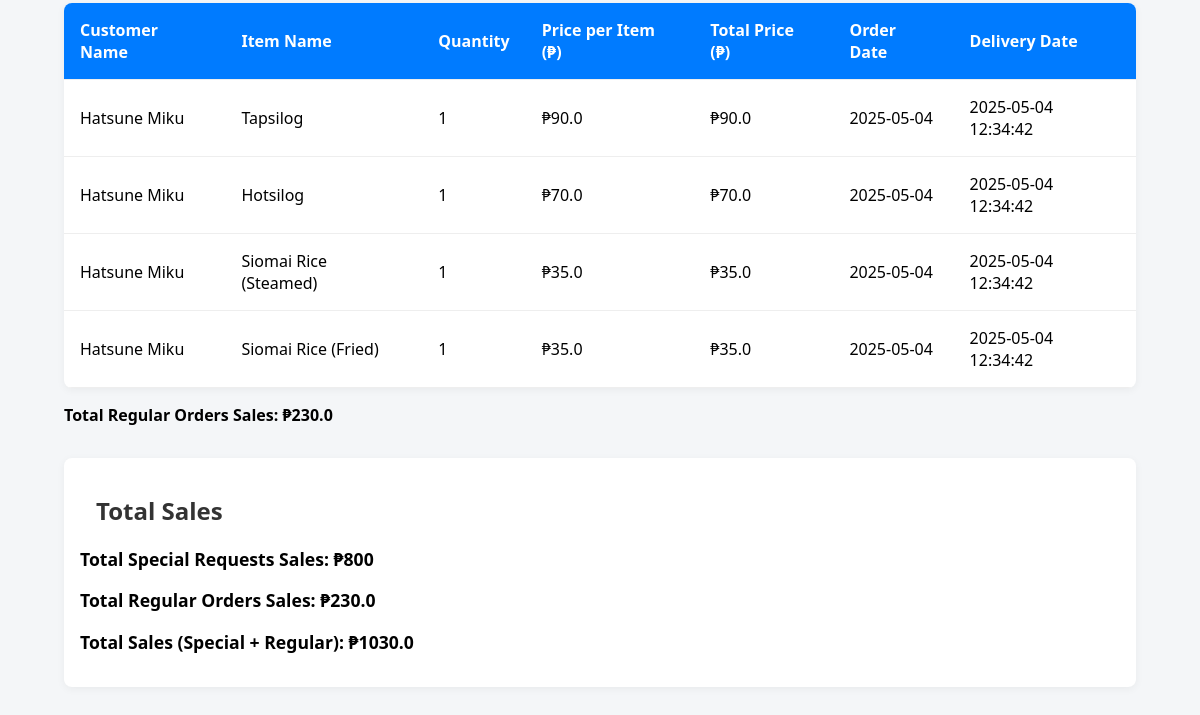
Before: /sales_summary (signed in, lower part) with the older database file.
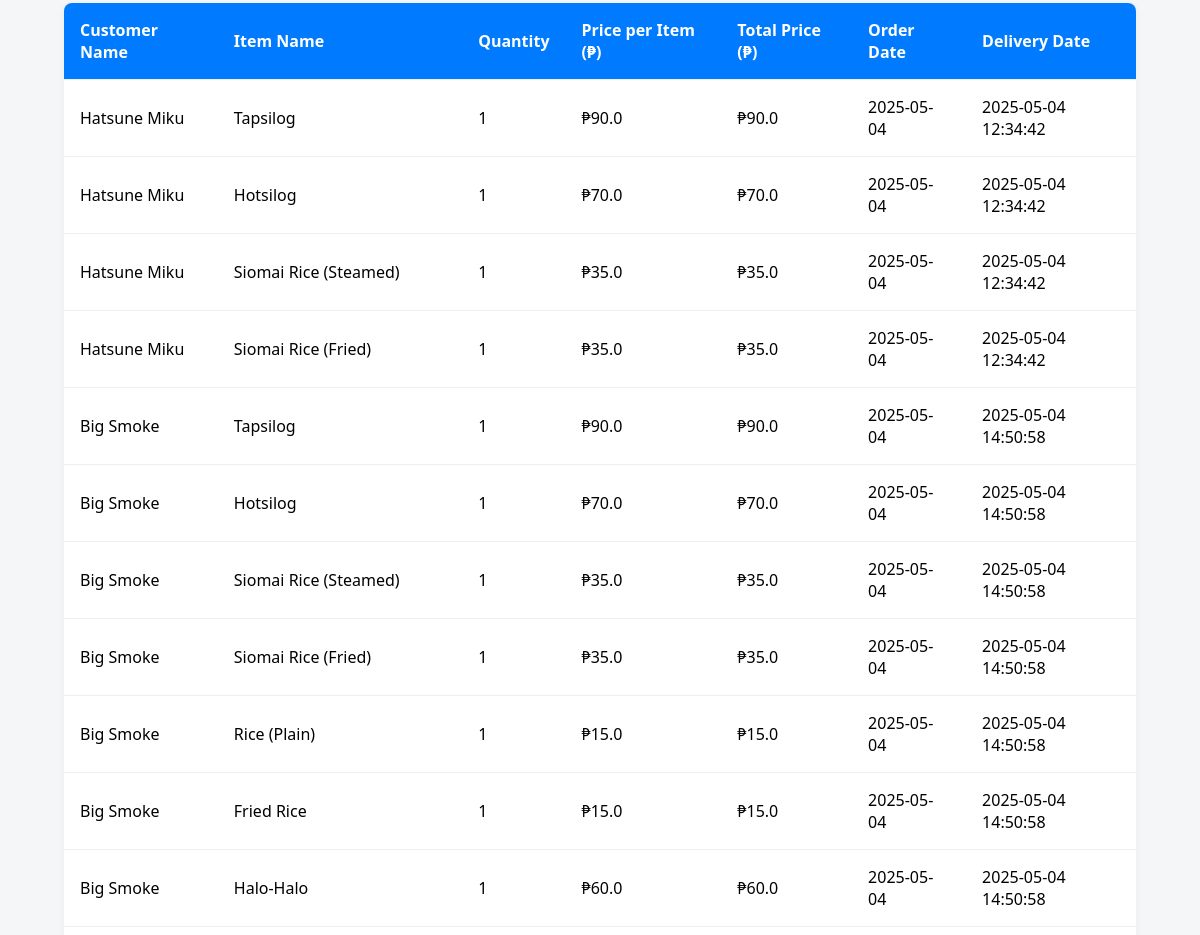
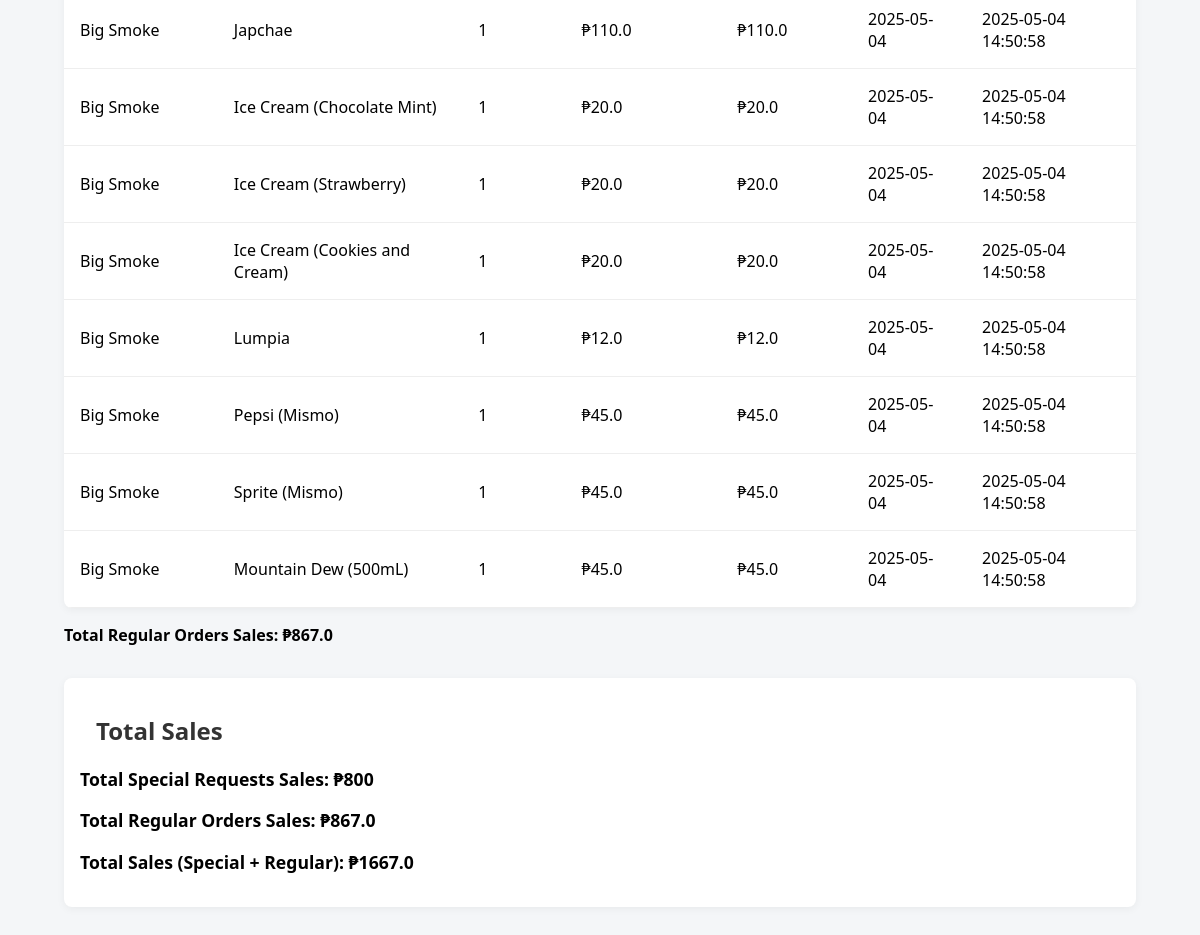
After: the same page with the newer database file (2 pictures, top to bottom).
### tables this page shows
CREATE TABLE Order_Items (
    OrderItem_ID INTEGER PRIMARY KEY AUTOINCREMENT,
    Order_ID INTEGER,
    Item_ID INTEGER,
    Quantity INTEGER NOT NULL,
    FOREIGN KEY (Order_ID) REFERENCES Orders(Order_ID),
    FOREIGN KEY (Item_ID) REFERENCES Menu_Items(Item_ID)
);

CREATE TABLE Customers (
    Customer_ID INTEGER PRIMARY KEY AUTOINCREMENT,
    Name TEXT NOT NULL,
    Address TEXT NOT NULL,
    Phone TEXT NOT NULL,
    FOREIGN KEY (Phone) REFERENCES Users(Contact)
);

CREATE TABLE Menu_Items (
    Item_ID INTEGER PRIMARY KEY AUTOINCREMENT,
    Item_Name TEXT NOT NULL,
    Category TEXT NOT NULL,
    Price REAL NOT NULL,
    FOREIGN KEY (Category) REFERENCES Categories(Category_Name)
);

CREATE TABLE Orders (
    Order_ID INTEGER PRIMARY KEY AUTOINCREMENT,
    Customer_ID INTEGER,
    Order_Type TEXT CHECK(Order_Type IN ('Walk-in', 'Delivery')) NOT NULL,
    Date DATE NOT NULL,
    Time_Ordered TIME NOT NULL,
    Requested_Delivery_Time TIME,
    Time_Delivered TIME,
    Delivered BOOLEAN NOT NULL,
    FOREIGN KEY (Customer_ID) REFERENCES Customers(Customer_ID)
);

### app.py (the view)
@app.route('/sales_summary', methods=['GET', 'POST'])
def sales_summary():
    if session.get('role') != 'admin':
        return redirect(url_for('home'))
    conn = get_db_connection()
    customer_names = conn.execute("""
        SELECT DISTINCT c.Name
        FROM Special_Requests sr
        JOIN Customers c ON sr.Customer_ID = c.Customer_ID
    """).fetchall()
    menu_items = conn.execute("""
        SELECT Item_Name
        FROM Menu_Items
    """).fetchall()
    start_date = request.args.get('start_date')
    end_date = request.args.get('end_date')
    customer_name_filter = request.args.get('customer_name')
    special_request_query = """
        SELECT sr.Request_Item AS request_item,
               sr.Price AS price,
               sr.Time_Delivered AS time_delivered,
               c.Name AS customer_name
        FROM Special_Requests sr
        JOIN Customers c ON sr.Customer_ID = c.Customer_ID
        WHERE sr.Time_Delivered IS NOT NULL
    """
    if start_date:
        special_request_query += f" AND sr.Time_Delivered >= '{start_date}'"
    if end_date:
        special_request_query += f" AND sr.Time_Delivered <= '{end_date}'"
    if customer_name_filter:
        special_request_query += f" AND c.Name = '{customer_name_filter}'"
    delivered_requests = conn.execute(special_request_query).fetchall()
    total_special_sales = sum(req['price'] for req in delivered_requests)
    item_filter = request.args.get('item_filter')
    regular_orders_query = """
        SELECT mi.Item_Name AS item_name,
               mi.Price AS item_price,
               oi.Quantity AS quantity,
               (oi.Quantity * mi.Price) AS total_price,
               o.Date AS order_date,
               o.Time_Ordered AS time_ordered,
               o.Time_Delivered AS time_delivered,
               c.Name AS customer_name
        FROM Order_Items oi
        JOIN Menu_Items mi ON oi.Item_ID = mi.Item_ID
        JOIN Orders o ON oi.Order_ID = o.Order_ID
        JOIN Customers c ON o.Customer_ID = c.Customer_ID
        WHERE o.Delivered = 1
    """
    if start_date:
        regular_orders_query += f" AND o.Time_Delivered >= '{start_date}'"
    if end_date:
        regular_orders_query += f" AND o.Time_Delivered <= '{end_date}'"
    if item_filter:
        regular_orders_query += f" AND mi.Item_Name = '{item_filter}'"
    regular_orders = conn.execute(regular_orders_query).fetchall()
    total_regular_sales = sum(row['total_price'] for row in regular_orders)
    total_overall_sales = total_special_sales + total_regular_sales
    conn.close()
    return render_template(
        'sales_summary.html',
        delivered_requests=delivered_requests,
        regular_orders=regular_orders,
        total_special_sales=total_special_sales,
        total_regular_sales=total_regular_sales,
        total_overall_sales=total_overall_sales,
        customer_names=customer_names,
        menu_items=menu_items,
        start_date=start_date,
        end_date=end_date,
        item_filter=item_filter,
        customer_name_filter=customer_name_filter
    )

### app.py (called while the page is built)
def get_db_connection():
    conn = sqlite3.connect(DB_PATH)
    conn.row_factory = sqlite3.Row
    return conn

### templates/sales_summary.html (shortened to what this page needs)
<!DOCTYPE html>
<html lang="en">
<head>
    <link rel="stylesheet" href="{{ url_for('static', filename='styles_sales.css') }}">
</head>
<body>
    <div class="container">
        <section class="sales-summary">
            {% if regular_orders %}
                <table>
                    <thead>
                        <tr>
                            <th>Customer Name</th>
                            <th>Item Name</th>
                            <th>Quantity</th>
                            <th>Price per Item (₱)</th>
                            <th>Total Price (₱)</th>
                            <th>Order Date</th>
                            <th>Delivery Date</th>
                        </tr>
                    </thead>
                    <tbody>
                        {% for order in regular_orders %}
                            <tr>
                                <td>{{ order.customer_name }}</td>
                                <td>{{ order.item_name }}</td>
                                <td>{{ order.quantity }}</td>
                                <td>₱{{ order.item_price }}</td>
                                <td>₱{{ order.total_price }}</td>
                                <td>{{ order.order_date }}</td>
                                <td>{{ order.time_delivered }}</td>
                            </tr>
                        {% endfor %}
                    </tbody>
                </table>
                <p><strong>Total Regular Orders Sales: ₱{{ total_regular_sales }}</strong></p>
            {% else %}
                <p>No regular orders delivered.</p>
            {% endif %}
        </section>
        <section class="total-sales-summary">
            <h2>Total Sales</h2>
            <p><strong>Total Special Requests Sales: ₱{{ total_special_sales }}</strong></p>
            <p><strong>Total Regular Orders Sales: ₱{{ total_regular_sales }}</strong></p>
            <p><strong>Total Sales (Special + Regular): ₱{{ total_overall_sales }}</strong></p>
        </section>
    </div>
</body>
</html>

Changed rows visible on the page:
added Order_Items: customer_name "Big Smoke", item_name "Tapsilog", quantity "1", item_price "90.0", total_price "90.0", order_date "2025-05-04", time_delivered "2025-05-04 14:50:58"
added Order_Items: customer_name "Big Smoke", item_name "Hotsilog", quantity "1", item_price "70.0", total_price "70.0", order_date "2025-05-04", time_delivered "2025-05-04 14:50:58"
added Order_Items: customer_name "Big Smoke", item_name "Siomai Rice (Steamed)", quantity "1", item_price "35.0", total_price "35.0", order_date "2025-05-04", time_delivered "2025-05-04 14:50:58"
added Order_Items: customer_name "Big Smoke", item_name "Siomai Rice (Fried)", quantity "1", item_price "35.0", total_price "35.0", order_date "2025-05-04", time_delivered "2025-05-04 14:50:58"
added Order_Items: customer_name "Big Smoke", item_name "Rice (Plain)", quantity "1", item_price "15.0", total_price "15.0", order_date "2025-05-04", time_delivered "2025-05-04 14:50:58"
added Order_Items: customer_name "Big Smoke", item_name "Fried Rice", quantity "1", item_price "15.0", total_price "15.0", order_date "2025-05-04", time_delivered "2025-05-04 14:50:58"
added Order_Items: customer_name "Big Smoke", item_name "Halo-Halo", quantity "1", item_price "60.0", total_price "60.0", order_date "2025-05-04", time_delivered "2025-05-04 14:50:58"
added Order_Items: customer_name "Big Smoke", item_name "Japchae", quantity "1", item_price "110.0", total_price "110.0", order_date "2025-05-04", time_delivered "2025-05-04 14:50:58"
added Order_Items: customer_name "Big Smoke", item_name "Ice Cream (Chocolate Mint)", quantity "1", item_price "20.0", total_price "20.0", order_date "2025-05-04", time_delivered "2025-05-04 14:50:58"
added Order_Items: customer_name "Big Smoke", item_name "Ice Cream (Strawberry)", quantity "1", item_price "20.0", total_price "20.0", order_date "2025-05-04", time_delivered "2025-05-04 14:50:58"
added Order_Items: customer_name "Big Smoke", item_name "Ice Cream (Cookies and Cream)", quantity "1", item_price "20.0", total_price "20.0", order_date "2025-05-04", time_delivered "2025-05-04 14:50:58"
added Order_Items: customer_name "Big Smoke", item_name "Lumpia", quantity "1", item_price "12.0", total_price "12.0", order_date "2025-05-04", time_delivered "2025-05-04 14:50:58"
added Order_Items: customer_name "Big Smoke", item_name "Pepsi (Mismo)", quantity "1", item_price "45.0", total_price "45.0", order_date "2025-05-04", time_delivered "2025-05-04 14:50:58"
added Order_Items: customer_name "Big Smoke", item_name "Sprite (Mismo)", quantity "1", item_price "45.0", total_price "45.0", order_date "2025-05-04", time_delivered "2025-05-04 14:50:58"
added Order_Items: customer_name "Big Smoke", item_name "Mountain Dew (500mL)", quantity "1", item_price "45.0", total_price "45.0", order_date "2025-05-04", time_delivered "2025-05-04 14:50:58"
Other visible differences:
{{ total_regular_sales }}: "230.0" → "867.0"
{{ total_overall_sales }}: "1030.0" → "1667.0"
